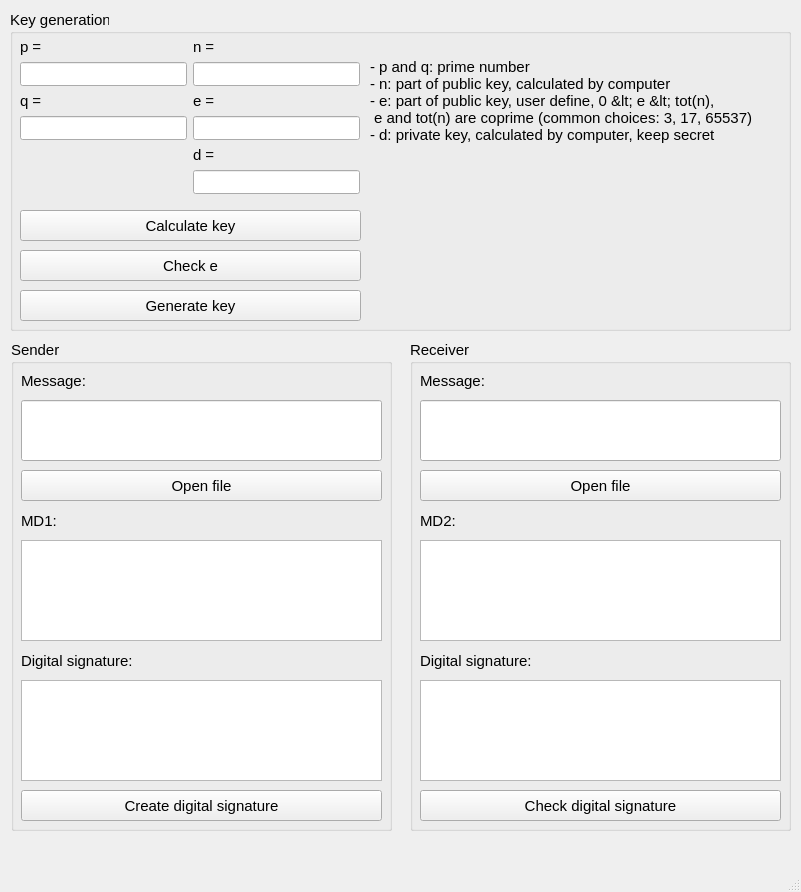
<?xml version="1.0" encoding="UTF-8"?>
<ui version="4.0">
 <class>MainWindow</class>
 <widget class="QMainWindow" name="MainWindow">
  <property name="geometry">
   <rect>
    <x>0</x>
    <y>0</y>
    <width>801</width>
    <height>892</height>
   </rect>
  </property>
  <property name="windowTitle">
   <string>MainWindow</string>
  </property>
  <widget class="QWidget" name="centralwidget">
   <widget class="QGroupBox" name="groupBox">
    <property name="geometry">
     <rect>
      <x>10</x>
      <y>10</y>
      <width>781</width>
      <height>321</height>
     </rect>
    </property>
    <property name="font">
     <font>
      <pointsize>11</pointsize>
     </font>
    </property>
    <property name="title">
     <string>Key generation</string>
    </property>
    <widget class="QLabel" name="label">
     <property name="geometry">
      <rect>
       <x>10</x>
       <y>28</y>
       <width>29</width>
       <height>18</height>
      </rect>
     </property>
     <property name="font">
      <font>
       <pointsize>11</pointsize>
      </font>
     </property>
     <property name="text">
      <string>p = </string>
     </property>
    </widget>
    <widget class="QPushButton" name="btnGen">
     <property name="geometry">
      <rect>
       <x>10</x>
       <y>280</y>
       <width>341</width>
       <height>31</height>
      </rect>
     </property>
     <property name="text">
      <string>Generate key</string>
     </property>
    </widget>
    <widget class="QPushButton" name="btnCalc">
     <property name="geometry">
      <rect>
       <x>10</x>
       <y>200</y>
       <width>341</width>
       <height>31</height>
      </rect>
     </property>
     <property name="text">
      <string>Calculate key</string>
     </property>
    </widget>
    <widget class="QLineEdit" name="txtp">
     <property name="geometry">
      <rect>
       <x>10</x>
       <y>52</y>
       <width>167</width>
       <height>24</height>
      </rect>
     </property>
    </widget>
    <widget class="QLabel" name="label_4">
     <property name="geometry">
      <rect>
       <x>183</x>
       <y>28</y>
       <width>104</width>
       <height>18</height>
      </rect>
     </property>
     <property name="font">
      <font>
       <pointsize>11</pointsize>
      </font>
     </property>
     <property name="text">
      <string>n =</string>
     </property>
    </widget>
    <widget class="QLabel" name="label_2">
     <property name="geometry">
      <rect>
       <x>10</x>
       <y>82</y>
       <width>29</width>
       <height>18</height>
      </rect>
     </property>
     <property name="font">
      <font>
       <pointsize>11</pointsize>
      </font>
     </property>
     <property name="text">
      <string>q = </string>
     </property>
    </widget>
    <widget class="QLineEdit" name="txtq">
     <property name="geometry">
      <rect>
       <x>10</x>
       <y>106</y>
       <width>167</width>
       <height>24</height>
      </rect>
     </property>
    </widget>
    <widget class="QLabel" name="lble">
     <property name="geometry">
      <rect>
       <x>183</x>
       <y>82</y>
       <width>161</width>
       <height>18</height>
      </rect>
     </property>
     <property name="font">
      <font>
       <pointsize>11</pointsize>
      </font>
     </property>
     <property name="text">
      <string>e =</string>
     </property>
    </widget>
    <widget class="QLineEdit" name="txtn">
     <property name="geometry">
      <rect>
       <x>183</x>
       <y>52</y>
       <width>167</width>
       <height>24</height>
      </rect>
     </property>
    </widget>
    <widget class="QLineEdit" name="txte">
     <property name="geometry">
      <rect>
       <x>183</x>
       <y>106</y>
       <width>167</width>
       <height>24</height>
      </rect>
     </property>
    </widget>
    <widget class="QLabel" name="label_6">
     <property name="geometry">
      <rect>
       <x>183</x>
       <y>136</y>
       <width>113</width>
       <height>18</height>
      </rect>
     </property>
     <property name="font">
      <font>
       <pointsize>11</pointsize>
      </font>
     </property>
     <property name="text">
      <string>d =</string>
     </property>
    </widget>
    <widget class="QLineEdit" name="txtd">
     <property name="geometry">
      <rect>
       <x>183</x>
       <y>160</y>
       <width>167</width>
       <height>24</height>
      </rect>
     </property>
    </widget>
    <widget class="QLabel" name="lblDes">
     <property name="geometry">
      <rect>
       <x>360</x>
       <y>30</y>
       <width>401</width>
       <height>121</height>
      </rect>
     </property>
     <property name="text">
      <string>- p and q: prime number
- n: part of public key, calculated by computer
- e: part of public key, user define, 0 &lt; e &lt; tot(n), 
 e and tot(n) are coprime (common choices: 3, 17, 65537)
- d: private key, calculated by computer, keep secret</string>
     </property>
    </widget>
    <widget class="QLabel" name="lblWarning">
     <property name="geometry">
      <rect>
       <x>360</x>
       <y>170</y>
       <width>401</width>
       <height>71</height>
      </rect>
     </property>
     <property name="text">
      <string/>
     </property>
    </widget>
    <widget class="QPushButton" name="btnCheck">
     <property name="geometry">
      <rect>
       <x>10</x>
       <y>240</y>
       <width>341</width>
       <height>31</height>
      </rect>
     </property>
     <property name="text">
      <string>Check e</string>
     </property>
    </widget>
   </widget>
   <widget class="QGroupBox" name="groupBox_2">
    <property name="geometry">
     <rect>
      <x>11</x>
      <y>340</y>
      <width>381</width>
      <height>491</height>
     </rect>
    </property>
    <property name="font">
     <font>
      <pointsize>11</pointsize>
     </font>
    </property>
    <property name="title">
     <string>Sender</string>
    </property>
    <widget class="QLabel" name="label_3">
     <property name="geometry">
      <rect>
       <x>10</x>
       <y>30</y>
       <width>81</width>
       <height>21</height>
      </rect>
     </property>
     <property name="text">
      <string>Message:</string>
     </property>
    </widget>
    <widget class="QLabel" name="label_7">
     <property name="geometry">
      <rect>
       <x>10</x>
       <y>170</y>
       <width>81</width>
       <height>21</height>
      </rect>
     </property>
     <property name="text">
      <string>MD1:</string>
     </property>
    </widget>
    <widget class="QLineEdit" name="senderMsg">
     <property name="geometry">
      <rect>
       <x>10</x>
       <y>60</y>
       <width>361</width>
       <height>61</height>
      </rect>
     </property>
     <property name="text">
      <string/>
     </property>
     <property name="readOnly">
      <bool>true</bool>
     </property>
    </widget>
    <widget class="QPushButton" name="pushButton">
     <property name="geometry">
      <rect>
       <x>10</x>
       <y>450</y>
       <width>361</width>
       <height>31</height>
      </rect>
     </property>
     <property name="text">
      <string>Create digital signature</string>
     </property>
    </widget>
    <widget class="QLabel" name="label_11">
     <property name="geometry">
      <rect>
       <x>10</x>
       <y>310</y>
       <width>141</width>
       <height>21</height>
      </rect>
     </property>
     <property name="text">
      <string>Digital signature:</string>
     </property>
    </widget>
    <widget class="QPushButton" name="senderOpen">
     <property name="geometry">
      <rect>
       <x>10</x>
       <y>130</y>
       <width>361</width>
       <height>31</height>
      </rect>
     </property>
     <property name="text">
      <string>Open file</string>
     </property>
    </widget>
    <widget class="QTextEdit" name="MD1">
     <property name="geometry">
      <rect>
       <x>10</x>
       <y>200</y>
       <width>361</width>
       <height>101</height>
      </rect>
     </property>
     <property name="readOnly">
      <bool>true</bool>
     </property>
    </widget>
    <widget class="QTextEdit" name="SIGNATURE1">
     <property name="geometry">
      <rect>
       <x>10</x>
       <y>340</y>
       <width>361</width>
       <height>101</height>
      </rect>
     </property>
     <property name="readOnly">
      <bool>true</bool>
     </property>
    </widget>
   </widget>
   <widget class="QGroupBox" name="groupBox_3">
    <property name="geometry">
     <rect>
      <x>410</x>
      <y>340</y>
      <width>381</width>
      <height>491</height>
     </rect>
    </property>
    <property name="font">
     <font>
      <pointsize>11</pointsize>
     </font>
    </property>
    <property name="title">
     <string>Receiver</string>
    </property>
    <widget class="QLabel" name="label_8">
     <property name="geometry">
      <rect>
       <x>10</x>
       <y>30</y>
       <width>81</width>
       <height>21</height>
      </rect>
     </property>
     <property name="text">
      <string>Message:</string>
     </property>
    </widget>
    <widget class="QLabel" name="label_9">
     <property name="geometry">
      <rect>
       <x>10</x>
       <y>170</y>
       <width>81</width>
       <height>21</height>
      </rect>
     </property>
     <property name="text">
      <string>MD2:</string>
     </property>
    </widget>
    <widget class="QLineEdit" name="recMsg">
     <property name="geometry">
      <rect>
       <x>10</x>
       <y>60</y>
       <width>361</width>
       <height>61</height>
      </rect>
     </property>
     <property name="text">
      <string/>
     </property>
     <property name="readOnly">
      <bool>true</bool>
     </property>
    </widget>
    <widget class="QLabel" name="label_12">
     <property name="geometry">
      <rect>
       <x>10</x>
       <y>310</y>
       <width>131</width>
       <height>21</height>
      </rect>
     </property>
     <property name="text">
      <string>Digital signature:</string>
     </property>
    </widget>
    <widget class="QPushButton" name="recOpen">
     <property name="geometry">
      <rect>
       <x>10</x>
       <y>130</y>
       <width>361</width>
       <height>31</height>
      </rect>
     </property>
     <property name="text">
      <string>Open file</string>
     </property>
    </widget>
    <widget class="QPushButton" name="pushButton_2">
     <property name="geometry">
      <rect>
       <x>10</x>
       <y>450</y>
       <width>361</width>
       <height>31</height>
      </rect>
     </property>
     <property name="text">
      <string>Check digital signature</string>
     </property>
    </widget>
    <widget class="QTextEdit" name="SIGNATURE2">
     <property name="geometry">
      <rect>
       <x>10</x>
       <y>340</y>
       <width>361</width>
       <height>101</height>
      </rect>
     </property>
     <property name="readOnly">
      <bool>true</bool>
     </property>
    </widget>
    <widget class="QTextEdit" name="MD2">
     <property name="geometry">
      <rect>
       <x>10</x>
       <y>200</y>
       <width>361</width>
       <height>101</height>
      </rect>
     </property>
     <property name="readOnly">
      <bool>true</bool>
     </property>
    </widget>
   </widget>
   <widget class="QLabel" name="label_10">
    <property name="geometry">
     <rect>
      <x>10</x>
      <y>840</y>
      <width>781</width>
      <height>31</height>
     </rect>
    </property>
    <property name="font">
     <font>
      <pointsize>11</pointsize>
     </font>
    </property>
    <property name="text">
     <string/>
    </property>
   </widget>
  </widget>
  <widget class="QStatusBar" name="statusbar"/>
 </widget>
 <resources/>
 <connections/>
</ui>
